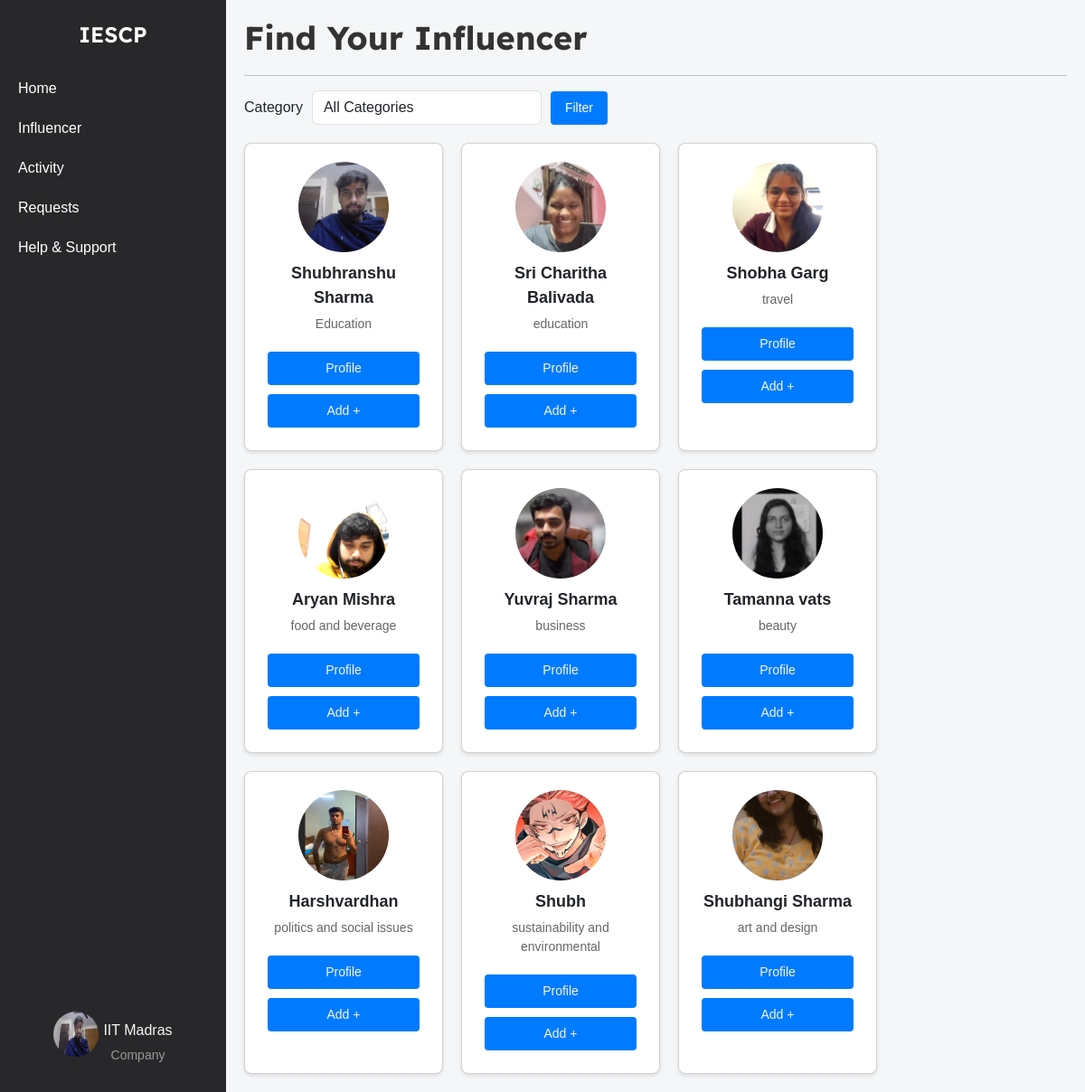
Page /company/influencer_search (signed in) on the committed database.
### models.py (models this page shows)
class Company(db.Model):
    __tablename__ = 'company'
    id = db.Column(db.Integer, primary_key=True)
    company_name = db.Column(db.String(100), nullable=False)
    username = db.Column(db.String(50), unique=True, nullable=False)
    email = db.Column(db.String(120), unique=True, nullable=False)
    password_hash = db.Column(db.String(128), nullable=False)
    phone_number = db.Column(db.String(20), nullable=False)
    address = db.Column(db.String(200), nullable=False)
    industry = db.Column(db.String(100), nullable=False)
    other_industry = db.Column(db.String(100), nullable=True)
    website = db.Column(db.String(200), nullable=False)
    description = db.Column(db.Text, nullable=False)
    social_media_link = db.Column(db.String(200), nullable=False)
    logo = db.Column(db.String(200), nullable=False)
    campaigns = db.relationship('Campaign', backref='company', lazy=True)

class Influencer(db.Model):
    __tablename__ = 'influencers'
    id = db.Column(db.Integer, primary_key=True)
    name = db.Column(db.String(255), nullable=False)
    username = db.Column(db.String(255), unique=True, nullable=False)
    email = db.Column(db.String(255), unique=True, nullable=False)
    password_hash = db.Column(db.String(255), nullable=False)
    category = db.Column(db.String(255), nullable=False)
    interest = db.Column(db.String(255), nullable=False)
    reach = db.Column(db.Integer, nullable=False)
    social_media_links = db.Column(db.String(255), nullable=False)
    bio = db.Column(db.String(255), nullable=False)
    profile_picture = db.Column(db.String(255), nullable=False)
    campaigns = db.relationship('Campaign', secondary=influencer_campaign_association, back_populates='influencers')

### company_routes.py (the view)
@app.route('/company/influencer_search', methods=['GET'])
@company_auth_required
def influencer_search():
    user = Company.query.get(session['company_id'])
    selected_category = request.args.get('category', '')
    if selected_category:
        influencers = Influencer.query.filter_by(category=selected_category).all()
    else:
        influencers = Influencer.query.all()
    categories = [
        "fashion",
        "beauty",
        "fitness and health",
        "travel",
        "food and beverage",
        "lifestyle",
        "finance",
        "automotive",
        "entertainment",
        "education",
        "business",
        "art and design",
        "sports",
        "sustainability and environmental",
        "politics and social issues"
    ]
    return render_template(
        'influencer_search.html',
        influencers=influencers,
        categories=categories,
        selected_category=selected_category,
        user=user
    )

### company_routes.py (called while the page is built)
def company_auth_required(func):
    @wraps(func)
    def func3(*args, **kwargs):
        if 'company_id' in session:
            return func(*args, **kwargs)
        else:
            flash("Please login first")
            return redirect(url_for('company_login'))
    return func3

### templates/influencer_search.html (shortened to what this page needs)
{% extends 'layout.html' %}
{% block content %}
<div class="container-box">
    <div class="sidebar">
        <div class="logo">IESCP</div>
        <ul>
            <li><a href="{{url_for('company_home')}}">Home</a></li>
            <li><a href="{{ url_for('influencer_search') }}">Influencer</a></li>
            <li><a href="{{ url_for('company_activity') }}">Activity</a></li>
            <li><a href="#">Requests</a></li>
            <li><a href="#">Help & Support</a></li>
        </ul>
        <div class="profile">
            <a href="{{ url_for('company_dashboard') }}">
                <img src="{{ url_for('static', filename='profile_upload/company/' + user.username + '/' + user.logo) }}" alt="Profile Picture">
                <div class="profile-name-category">
                    <span class="company_name">{{ user.company_name }}</span>
                    <span class="category">Company</span>
                </div>
            </a>
        </div>
    </div>
    <div class="main-content">
        <h1>Find Your Influencer</h1>
        <hr>
        <div class="filter-container">
            <form method="GET" action="{{ url_for('influencer_search') }}" class="form-inline">
                <div class="form-group">
                    <label for="category" class="mr-2">Category</label>
                    <select name="category" id="category" class="form-control">
                        <option value="">All Categories</option>
                    </select>
                </div>
                <button type="submit" class="btn btn-primary">Filter</button>
            </form>
        </div>
        <div class="card-container">
            {% for influencer in influencers %}
            <div class="card profile-card" data-category="{{ influencer.category }}">
                <img src="{{ url_for('static', filename='profile_upload/influencer/' + influencer.username + '/' + influencer.profile_picture) }}" alt="Profile Picture">
                <div class="name">{{ influencer.name }}</div>
                <div class="category">{{ influencer.category }}</div>
                <button class="btn-primary"><a href="{{ influencer.social_media_links }}" target="_blank">Profile</a></button>
                <button class="btn-primary"><a href="#">Add +</a></button>
            </div>
            {% endfor %}
        </div>
    </div>
</div>
{% endblock %}

### templates/layout.html (shortened to what this page needs)
<!DOCTYPE html>
<html lang="en">
<head>
    <link rel="stylesheet" href="https://cdn.jsdelivr.net/npm/bootstrap@5.3.3/dist/css/bootstrap.min.css">
</head>
<body>
    {% block content %}
    {% endblock %}
</body>
</html>

### templates/influencer_search.html (style rules this page uses)
html, body { height: 100%; margin: 0; padding: 0; }
body { font-family: Arial, sans-serif; background-color: #f4f6f8; }
.container-box { display: flex; width: 100%; height: 100vh; }
a { text-decoration: none; color: whitesmoke; }
.sidebar { width: 250px; background-color: #28282B; color: white; display: flex; flex-direction: column; align-items: center; padding-top: 20px; position: sticky; top: 0; height: 100vh; overflow: auto; }
.sidebar .logo { font-size: 24px; font-weight: bold; margin-bottom: 20px; font-family: 'Lexend Deca', sans-serif; font-weight: 600; }
.sidebar ul { list-style-type: none; padding: 0; width: 100%; }
.sidebar ul li { width: 100%; }
.sidebar ul li a { display: block; padding: 10px 20px; color: white; text-decoration: none; }
.sidebar .profile { margin-top: auto; text-align: center; padding: 10px; }
.profile .category { font-size: 14px; color: #999; margin-top: 5px; }
.sidebar .profile img { width: 50px; height: 50px; border-radius: 50%; margin-bottom: 5px; }
.profile { display: flex; flex-direction: column; align-items: center; text-align: center; padding: 10px; margin-bottom: 20px; }
.profile a { display: flex; align-items: center; text-align: center; justify-content: center; gap: 5px; }
.profile-name-category { display: flex; flex-direction: column; align-items: center; text-align: center; justify-content: center; padding-top: 13px; }
.main-content { flex: 1; padding: 20px; overflow-y: auto; }
.main-content h1 { font-size: 36px; font-weight: bold; font-family: 'Lexend Deca', sans-serif; color: #333; margin-bottom: 20px; }
.filter-container { margin-bottom: 20px; }
.filter-container .form-inline { display: flex; align-items: center; flex-wrap: wrap; }
.filter-container .form-inline .form-group { display: flex; align-items: center; margin-right: 10px; gap: 10px; }
.filter-container .form-inline .btn { background-color: #007bff; color: white; border: none; padding: 8px 16px; font-size: 14px; cursor: pointer; border-radius: 4px; transition: background-color 0.3s ease; }
.form-inline select { height: 38px; }
.card-container { display: flex; flex-wrap: wrap; gap: 20px; }
.card { background-color: white; border-radius: 8px; box-shadow: 0 2px 4px rgba(0, 0, 0, 0.1); padding: 20px; text-align: center; width: 220px; position: relative; transition: box-shadow 0.3s ease, transform 0.3s ease; }
.card img { border-radius: 50%; margin-bottom: 10px; width: 100px; height: 100px; object-fit: cover; display: block; margin-left: auto; margin-right: auto; }
.card .name { font-size: 18px; font-weight: bold; margin-bottom: 5px; word-wrap: break-word; }
.card .category { font-size: 14px; color: #666; margin-bottom: 15px; }
.card button { background-color: #007bff; color: white; border: none; padding: 8px 12px; font-size: 14px; cursor: pointer; border-radius: 4px; margin: 5px; transition: background-color 0.3s ease; }
.btn-primary { background-color: #007bff; color: white; border: none; padding: 8px 16px; font-size: 14px; cursor: pointer; border-radius: 4px; text-align: center; display: inline-block; transition: background-color 0.3s ease; }

### rows in the picture
Company: username+logo (picture), company_name "IIT Madras"
Influencer: username+profile_picture (picture), name "Shubhranshu Sharma", category "Education"
Influencer: username+profile_picture (picture), name "Sri Charitha Balivada", category "education"
Influencer: username+profile_picture (picture), name "Shobha Garg", category "travel"
Influencer: username+profile_picture (picture), name "Aryan Mishra", category "food and beverage"
Influencer: username+profile_picture (picture), name "Yuvraj Sharma", category "business"
Influencer: username+profile_picture (picture), name "Tamanna vats", category "beauty"
Influencer: username+profile_picture (picture), name "Harshvardhan", category "politics and social issues"
Influencer: username+profile_picture (picture), name "Shubh", category "sustainability and environmental"
Influencer: username+profile_picture (picture), name "Shubhangi Sharma", category "art and design"
